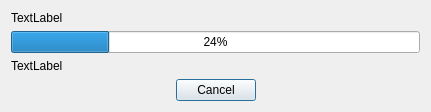
<?xml version="1.0" encoding="UTF-8"?>
<ui version="4.0">
 <class>MeterDlgClass</class>
 <widget class="QDialog" name="MeterDlgClass">
  <property name="geometry">
   <rect>
    <x>0</x>
    <y>0</y>
    <width>431</width>
    <height>112</height>
   </rect>
  </property>
  <property name="windowTitle">
   <string>MeterDlg</string>
  </property>
  <layout class="QVBoxLayout" name="verticalLayout">
   <property name="sizeConstraint">
    <enum>QLayout::SetDefaultConstraint</enum>
   </property>
   <item>
    <widget class="QLabel" name="lblFirst">
     <property name="text">
      <string>TextLabel</string>
     </property>
    </widget>
   </item>
   <item>
    <widget class="QProgressBar" name="prbMeter">
     <property name="value">
      <number>24</number>
     </property>
    </widget>
   </item>
   <item>
    <widget class="QLabel" name="lblSecond">
     <property name="text">
      <string>TextLabel</string>
     </property>
    </widget>
   </item>
   <item>
    <layout class="QHBoxLayout" name="horizontalLayout">
     <item>
      <spacer name="horizontalSpacer">
       <property name="orientation">
        <enum>Qt::Horizontal</enum>
       </property>
       <property name="sizeHint" stdset="0">
        <size>
         <width>40</width>
         <height>20</height>
        </size>
       </property>
      </spacer>
     </item>
     <item>
      <widget class="QPushButton" name="btnCancel">
       <property name="text">
        <string>Cancel</string>
       </property>
      </widget>
     </item>
     <item>
      <spacer name="horizontalSpacer_2">
       <property name="orientation">
        <enum>Qt::Horizontal</enum>
       </property>
       <property name="sizeHint" stdset="0">
        <size>
         <width>40</width>
         <height>20</height>
        </size>
       </property>
      </spacer>
     </item>
    </layout>
   </item>
  </layout>
 </widget>
 <layoutdefault spacing="6" margin="11"/>
 <resources/>
 <connections/>
</ui>
